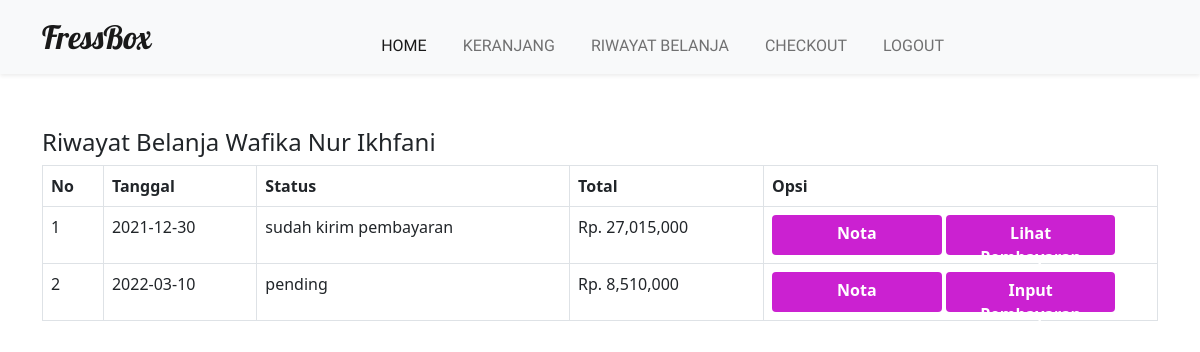
Page /riwayat.php (signed in) on the committed database.
### tables this page shows
CREATE TABLE `pembelian` (
  `id_pembelian` int(11) NOT NULL,
  `id_pelanggan` int(11) NOT NULL,
  `id_ongkir` int(11) NOT NULL,
  `tanggal_pembelian` date NOT NULL,
  `total_pembelian` int(11) NOT NULL,
  `nama_kota` varchar(100) NOT NULL,
  `tarif` int(11) NOT NULL,
  `alamat_pengiriman` text NOT NULL,
  `status_pembelian` varchar(100) NOT NULL DEFAULT 'pending',
  `resi_pengiriman` varchar(50) NOT NULL
);

### riwayat.php (the view, shortened to what this page needs)
<?php
include 'koneksi.php'; ?>
<!DOCTYPE html>
<html lang="en">
  <head> <br>
    <link href="https://cdn.jsdelivr.net/npm/bootstrap@5.0.1/dist/css/bootstrap.min.css" rel="stylesheet" />
    <link rel="stylesheet" href="style.css" />
  </head>
<body><br>
<?php include 'menu.php'; ?>
<section class="riwayat">
    <div class="container">
        <h4>Riwayat Belanja <?php echo $_SESSION["pelanggan"]["nama_pelanggan"] ?></h4>
        <table class="table table-bordered">
            <thead>
                <tr>
                    <th>No</th>
                    <th>Tanggal</th>
                    <th>Status</th>
                    <th>Total</th>
                    <th>Opsi</th>
                </tr>
            </thead>
            <tbody>
                <?php
                $nomor=1;
				$id_pelanggan = $_SESSION["pelanggan"]['id_pelanggan'];
				$ambil = $koneksi->query("SELECT * FROM pembelian WHERE id_pelanggan='$id_pelanggan'
					");
				while($pecah=$ambil->fetch_assoc()) {
				?>
				<tr>
                <td><?php echo $nomor; ?></td>
					<td><?php echo $pecah["tanggal_pembelian"] ?></td>
					<td>
						<?php echo $pecah["status_pembelian"] ?>
						<br>
					</td>
					<td>Rp. <?php echo number_format($pecah["total_pembelian"]) ?></td>
					<td>
						<a href="nota.php?id=<?php echo $pecah["id_pembelian"] ?>" class="btn btn-info">Nota</a>
                        <?php if($pecah['status_pembelian']=="pending"):?>
						<a href="pembayaran.php?id=<?php echo $pecah["id_pembelian"]; ?>"class="btn btn-success">
							Input Pembayaran
						</a>
                        <?php else: ?>
                        <a href="lihat_pembayaran.php?id=<?php echo $pecah["id_pembelian"]?>" class="btn btn-warning">
                        Lihat Pembayaran
                        </a>
                        <?php endif ?>
					</td>
				</tr>
				<?php $nomor++;?>
				<?php } ?>
			</tbody>
        </table>
    </div>
</section>
</body>
</html>

### style.css (style rules this page uses)
.btn { height: 40px; width: 45%; border: none; outline: none; background-color: rgb(203, 33, 209); color: white; font-weight: 700; }
section { padding-top: 5rem; }

### rows in the picture
pembelian: tanggal_pembelian "2021-12-30", status_pembelian "sudah kirim pembayaran", total_pembelian "27,015,000"
pembelian: tanggal_pembelian "2022-03-10", status_pembelian "pending", total_pembelian "8,510,000"

### other values in the picture
$_SESSION["pelanggan"]["nama_pelanggan"] "Wafika Nur Ikhfani"
